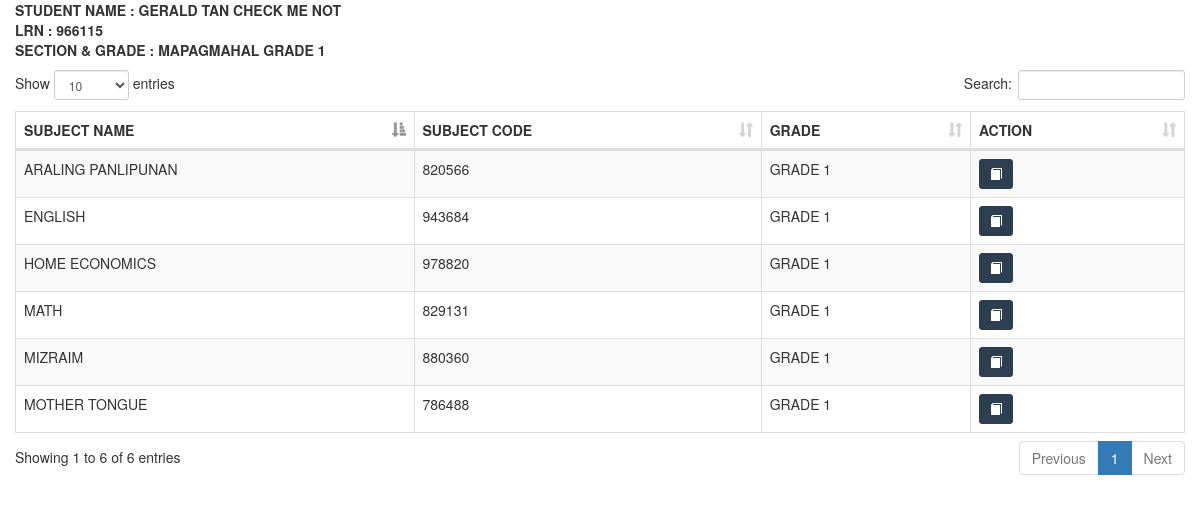
Screenshot of /ADMIN/ADMIN/STUDENT/assigned.php?user_id=1 with the database file from the repository.
### tables this page shows
CREATE TABLE `student` (
  `user_id` int(11) NOT NULL,
  `stud_lrn` int(100) NOT NULL,
  `lname` varchar(200) NOT NULL,
  `fname` varchar(200) NOT NULL,
  `initial` varchar(200) NOT NULL,
  `email` varchar(200) NOT NULL,
  `sec_id` int(11) NOT NULL,
  `password` varchar(200) NOT NULL,
  `code` int(100) NOT NULL,
  `status` varchar(200) NOT NULL,
  `date_created` date NOT NULL
);

CREATE TABLE `section` (
  `section_id` int(11) NOT NULL,
  `section_name` varchar(200) NOT NULL,
  `grade_id` int(50) NOT NULL
);

CREATE TABLE `grade` (
  `grade_id` int(11) NOT NULL,
  `grade_level` varchar(200) NOT NULL
);

CREATE TABLE `subject` (
  `subj_id` int(11) NOT NULL,
  `subj_name` varchar(200) NOT NULL,
  `subj_code` int(100) NOT NULL,
  `grade_level` int(50) NOT NULL
);

### ADMIN/ADMIN/STUDENT/assigned.php (shortened to what this page needs)
<?php
	$user_id = $_GET['user_id'];
	include_once('../../../connection/connection.php');
	$result=mysqli_query($conn, "select * from student LEFT JOIN section ON student.sec_id = section.section_id LEFT JOIN grade ON section.grade_id = grade.grade_id where student.user_id='$user_id'")or die('Error In Session');
$row=mysqli_fetch_array($result);
?>
<!DOCTYPE html>
<html>
<head>
	<link rel="stylesheet" type="text/css" href="bootstrap/css/bootstrap.min.css">
	<link rel="stylesheet" type="text/css" href="datatable/dataTable.bootstrap.min.css">
</head>
<body>
<div class="container">
	<div class="row">
		<div class="col-sm-12">
			<div class="row">
		<b>STUDENT NAME : <?php echo strtoupper($row['fname']); echo ' '; echo strtoupper($row['lname']); ?></b><br>
		<b>LRN : <?php echo strtoupper($row['stud_lrn']); ?></b><br>
		<b>SECTION & GRADE : <?php echo strtoupper($row['section_name']); echo ' '; echo strtoupper($row['grade_level']); ?></b>
			</div>
			<div class="height10">
			</div>
			<div class="row">
				<table id="myTable" class="table table-bordered table-striped">
					<thead>
						<th>SUBJECT NAME</th>
						<th>SUBJECT CODE</th>
						<th>GRADE</th>
						<th>ACTION</th>
					</thead>
					<tbody>
						<?php
							include_once('../../../connection/connection.php');
							$sql = "SELECT * FROM subject LEFT JOIN grade ON subject.grade_level = grade.grade_id WHERE grade.grade_id = '".$row['grade_id']."'";
							$query = $conn->query($sql);
							while($row = $query->fetch_assoc()){
								echo
								"<tr>
									<td>".$row['subj_name']."</td>
									<td>".$row['subj_code']."</td>
									<td>".$row['grade_level']."</td>";
								echo
									"
									<td>
										<a href='module.php?subj_id=".$row['subj_id']."&user_id=".$user_id."' class='btn btn-success btn-sm' style='background-color:#2c3e50; border-color:#2c3e50;'><span class='glyphicon glyphicon-book'></span></a>
									</td>
								</tr>";
							}
						?>
					</tbody>
				</table>
			</div>
		</div>
	</div>
</div>
</body>
</html>

### ADMIN/ADMIN/STUDENT/assigned.php (style rules this page uses)
.height10 { height:10px; }

### rows the page displays
student: fname "GERALD TAN", lname "CHECK ME NOT", stud_lrn "966115", section.section_name "MAPAGMAHAL", grade.grade_level "GRADE 1"
subject: subj_name "MATH", subj_code "829131", grade.grade_level "GRADE 1"
subject: subj_name "ENGLISH", subj_code "943684", grade.grade_level "GRADE 1"
subject: subj_name "ARALING PANLIPUNAN", subj_code "820566", grade.grade_level "GRADE 1"
subject: subj_name "HOME ECONOMICS", subj_code "978820", grade.grade_level "GRADE 1"
subject: subj_name "MOTHER TONGUE", subj_code "786488", grade.grade_level "GRADE 1"
subject: subj_name "MIZRAIM", subj_code "880360", grade.grade_level "GRADE 1"
